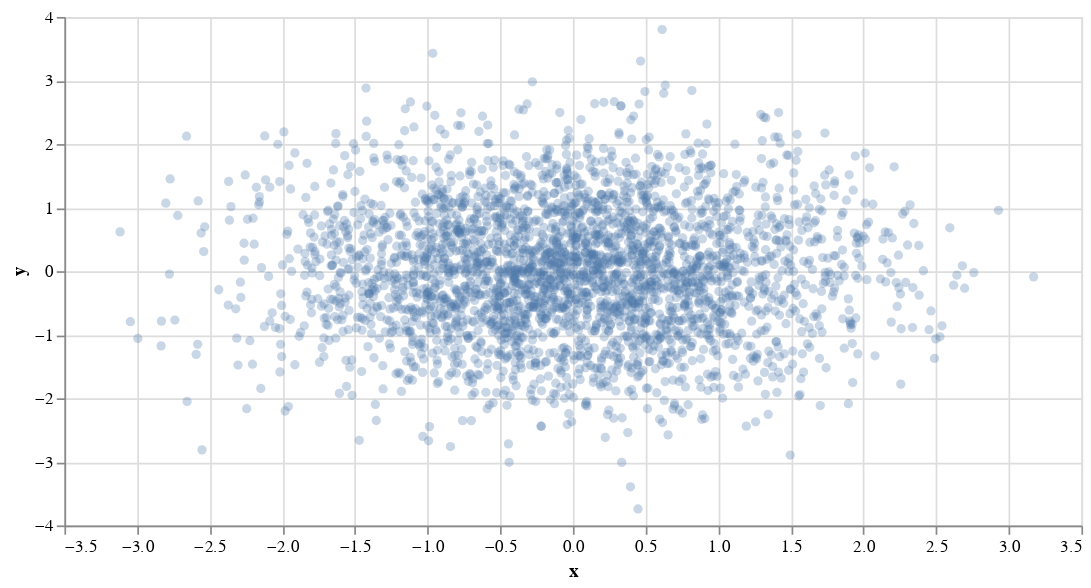

Notebook code cell kept with this figure:
### Code cell
import altair as alt
import pandas as pd
import numpy as np

# Create some data
np.random.seed(0)
x = np.random.normal(0, 1, 3000)
y = np.random.normal(0, 1, 3000)
df = pd.DataFrame({"x": x, "y": y})

# Overplotted scatter plot
alt.Chart(df).mark_circle(opacity=0.3).encode(x="x", y="y").properties(
    width=600, height=300
)

### Figure 1 — Vega-Lite specification as saved in the notebook (floating-point values rounded to 4 significant figures; data arrays with more than 128 entries replaced by an {"elided": "..."} marker saying what was removed)
{"config": {"view": {"continuousWidth": 300, "continuousHeight": 300}}, "data": {"name": "data-b23235f3ee8191f6b7fba587323faaeb"}, "mark": {"type": "circle", "opacity": 0.3}, "encoding": {"x": {"field": "x", "type": "quantitative"}, "y": {"field": "y", "type": "quantitative"}}, "height": 300, "width": 600, "$schema": "https://vega.github.io/schema/vega-lite/v5.8.0.json", "datasets": {"data-b23235f3ee8191f6b7fba587323faaeb": {"elided": "3000 records"}}}
